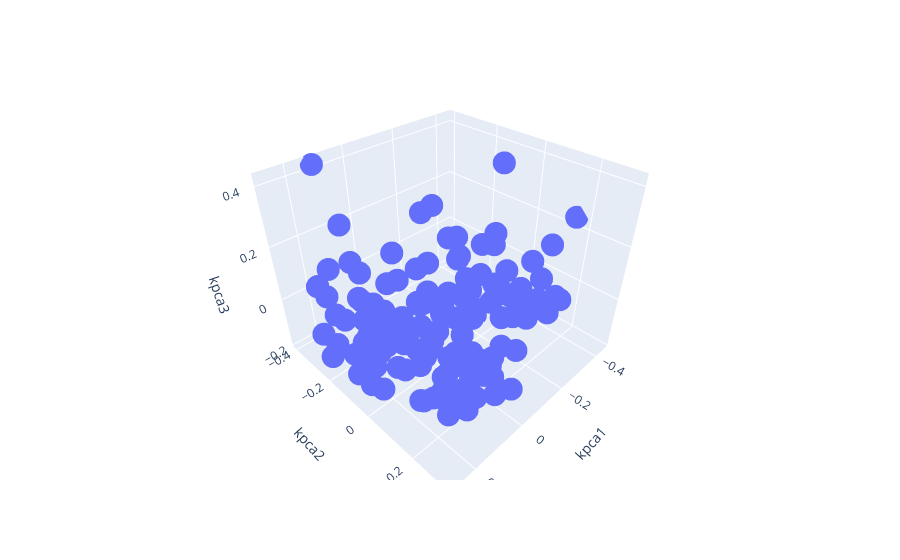

The notebook cell this image was saved under:
### Code cell
fig = px.scatter_3d(dfX, x='kpca1', y='kpca2', z='kpca3',hover_name='Country Name')
fig.show()

### Figure 1 — Plotly figure (JSON) as saved in the notebook; plotly's stock layout.template omitted (floating-point values rounded to 4 significant figures; data arrays with more than 128 entries replaced by an {"elided": "..."} marker saying what was removed)
{"data": [{"hovertemplate": "<b>%{hovertext}</b><br><br>kpca1=%{x}<br>kpca2=%{y}<br>kpca3=%{z}<extra></extra>", "hovertext": {"elided": "138 str values"}, "legendgroup": "", "marker": {"color": "#636efa", "symbol": "circle"}, "mode": "markers", "name": "", "scene": "scene", "showlegend": false, "type": "scatter3d", "x": {"elided": "138 float values"}, "y": {"elided": "138 float values"}, "z": {"elided": "138 float values"}}], "layout": {"legend": {"tracegroupgap": 0}, "margin": {"t": 60}, "scene": {"domain": {"x": [0, 1], "y": [0, 1]}, "xaxis": {"title": {"text": "kpca1"}}, "yaxis": {"title": {"text": "kpca2"}}, "zaxis": {"title": {"text": "kpca3"}}}}}
